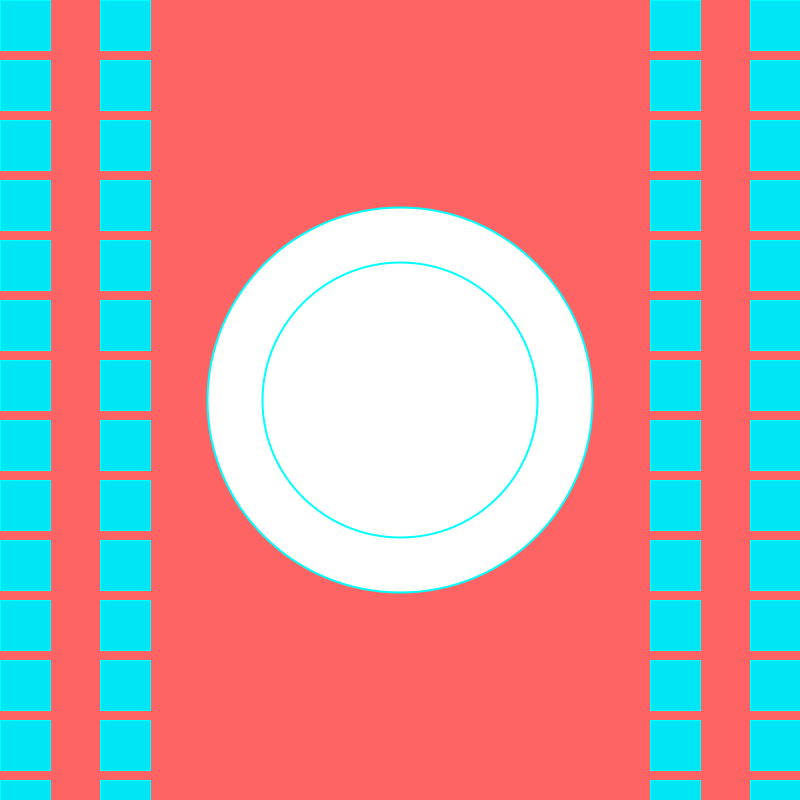
Frame 1 (no input)
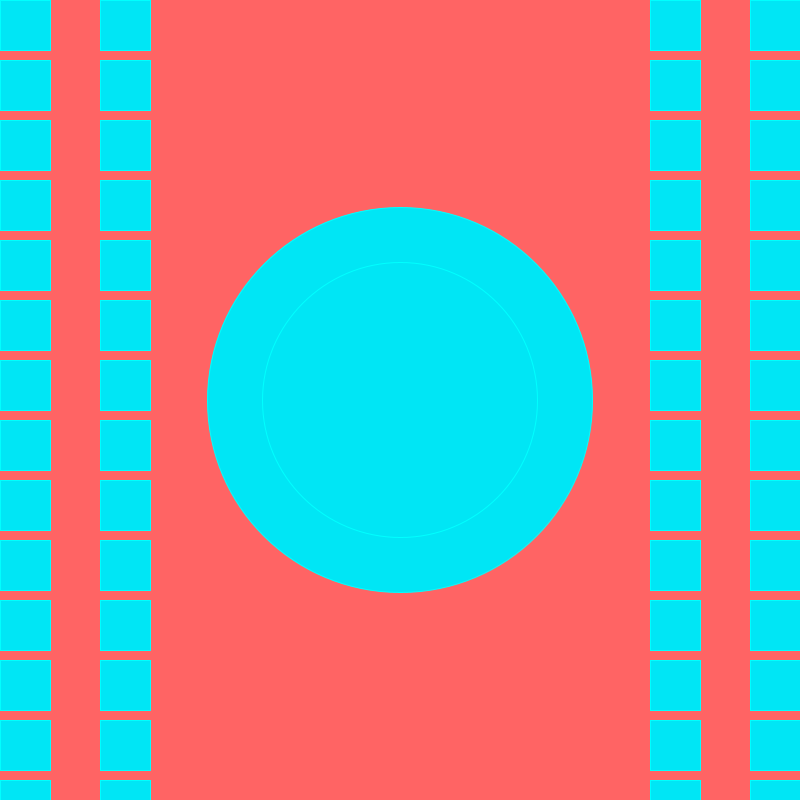
Frame 60 (the mouse pressed at the canvas centre just before this capture)
Frame 120 (the mouse held since frame 60 and released just before this capture): identical to frame 60, image omitted

The Processing sketch that drew these frames (run headless with seeded random() and noise(); from frame 60 on, the mouse is pressed at the canvas centre):

// Processing sketch: processing_115960
// ── processing_115960.pde

int s;
int m;
int h;

float thickness = 1;

void setup() {
  size(800,800);
  background(255,100,100);
}

void draw() {
  s = second();
  m = minute();
  h = hour();
  
  background(255,100,100);

 thickness = thickness + 1;
  if (thickness > 30)
  {
    thickness = 1;
  }
  stroke(0,255,255);
  strokeWeight(thickness);
   for (int j=0; j<m; j++) {
    
    ellipse(400,400,j*7,j*7);
  ellipse(400,400,j*5,j*5);
  }
  fill(0,230,245);


 for(int i=0; i < s; i++)
 {
   stroke(0,255,255);
    strokeWeight(1);
   rect(0,i*60, 50, 50);
   rect(100,i*60,50,50);
   rect(650,i*60,50,50);
  rect(750,i*60, 50,50);
  
 
 }
}
